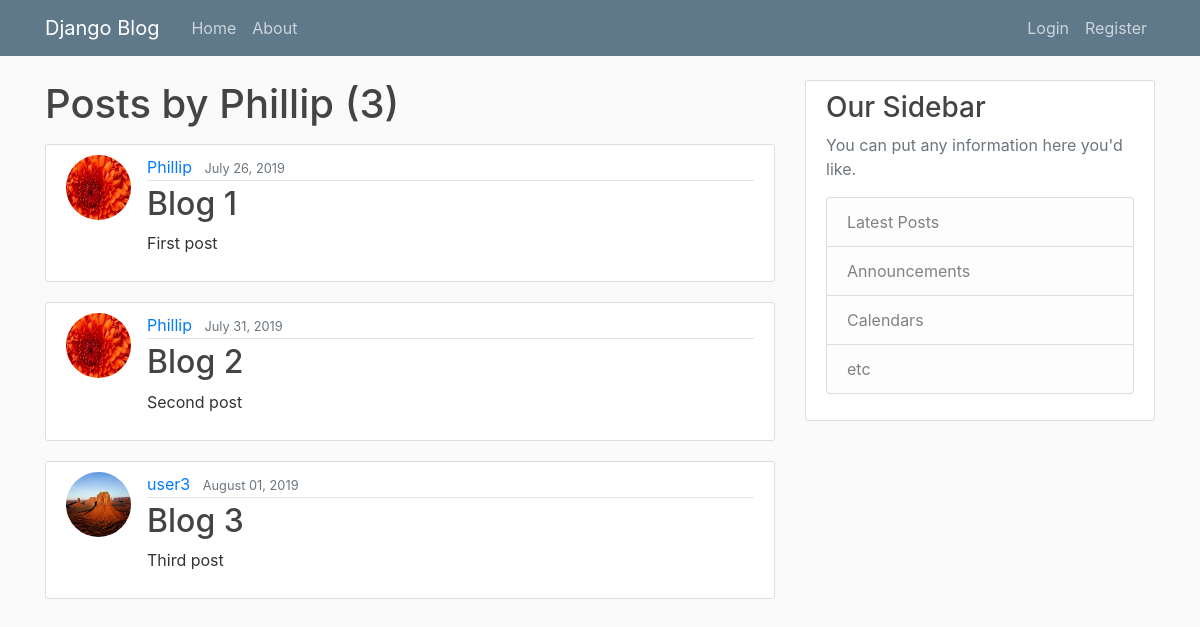
The page /user/Phillip on the database as committed earlier.
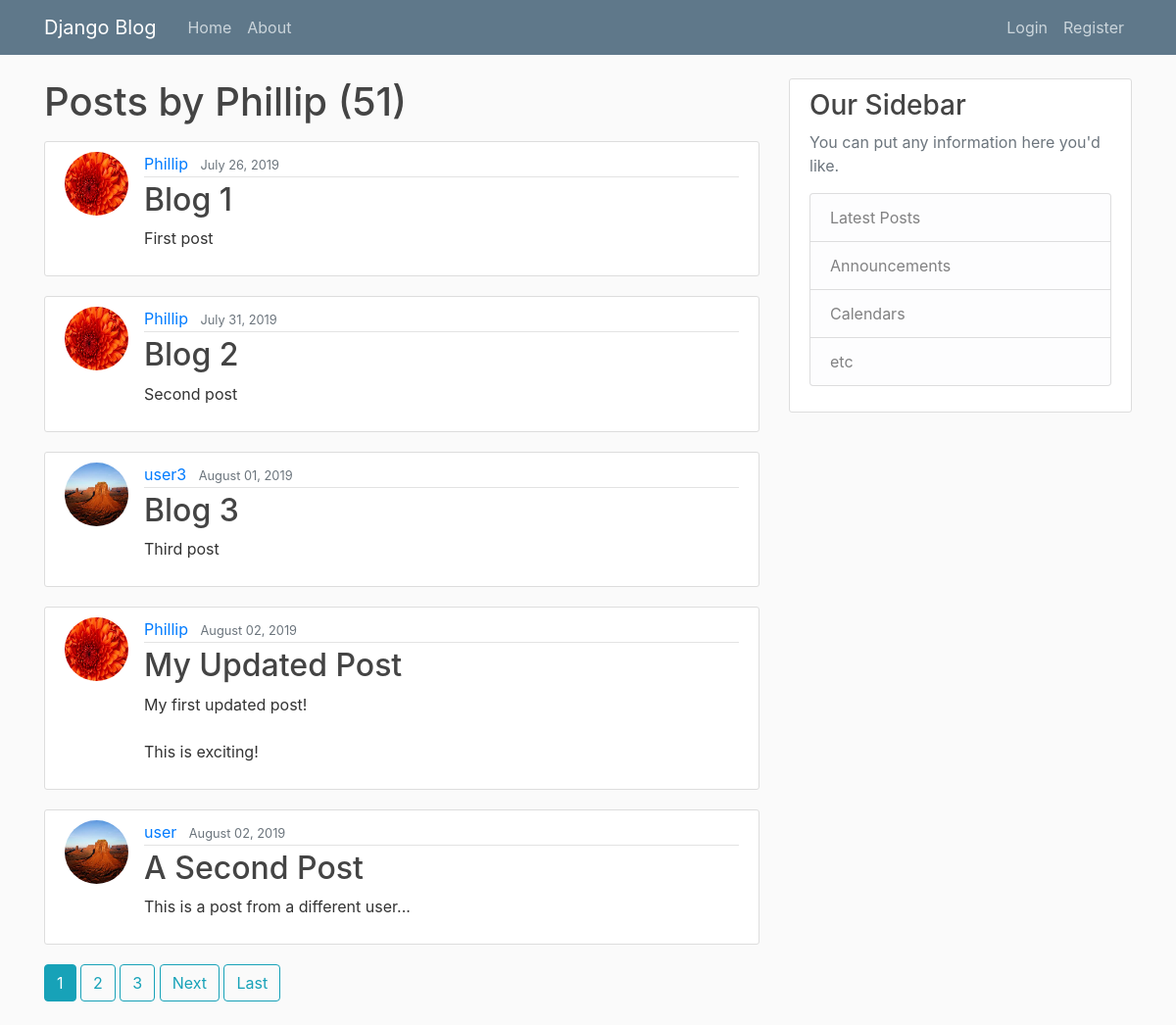
The same page on the database as committed later.
### blog/models.py (models this page shows, shortened)
class Post(models.Model):
	title = models.CharField(max_length=100)
	content = models.TextField()
	date_posted = models.DateTimeField(default=timezone.now)
	author = models.ForeignKey(User, on_delete=models.CASCADE, null=True)

### users/models.py (models this page shows, shortened)
class Profile(models.Model):
	user = models.OneToOneField(User, on_delete=models.CASCADE)
	image = models.ImageField(default='default.jpg', upload_to='profile_pics')

### blog/views.py (the view, shortened to what this page needs)
# urls.py: path('user/<str:username>', UserPostListView.as_view(), name='user-posts'),
class UserPostListView(ListView):
	model = Post
	template_name = 'blog/user_posts.html'
	context_object_name = 'posts'
	paginate_by = 5

### blog/templates/blog/user_posts.html (shortened to what this page needs)
{% extends 'blog/base.html' %}
{% block content %}
	<h1 class="mb-3">Posts by {{ view.kwargs.username }} ({{ page_obj.paginator.count }})</h1>
	{% for post in posts %}
		<article class="media content-section">
		  <img class="rounded-circle article-img" src="{{ post.author.profile.image.url }}">
		  <div class="media-body">
		    <div class="article-metadata">
		      <a class="mr-2" href="{% url 'user-posts' post.author.username %}">{{ post.author }}</a>
		      <small class="text-muted">{{ post.date_posted|date:"F d, Y" }}</small>
		    </div>
		    <h2><a class="article-title" href="{% url 'post-detail' post.id %}">{{ post.title }}</a></h2>
		    <p class="article-content">{{ post.content }}</p>
		  </div>
		</article>
	{% endfor %}
	{% if is_paginated %}
		{% for num in page_obj.paginator.page_range %}
			{% if page_obj.number == num %}
				<a class = "btn btn-info mb-4" href="?page={{ num }}">{{ num }}</a>
			{% elif num > page_obj.number|add:'-3' and num < page_obj.number|add:'3' %}
				<a class = "btn btn-outline-info mb-4" href="?page={{ num }}">{{ num }}</a>
			{%endif%}
		{% endfor%}
		{% if page_obj.has_next %}
			<a class = "btn btn-outline-info mb-4" href="?page={{ page_obj.next_page_number }}">Next</a>
			<a class = "btn btn-outline-info mb-4" href="?page={{ page_obj.paginator.num_pages }}">Last</a>
		{% endif %}
	{% endif %}
{% endblock content %}

### blog/templates/blog/base.html (shortened to what this page needs)
{% load static %}
<!DOCTYPE html>
<html>
<head>
    <link rel="stylesheet" href="https://maxcdn.bootstrapcdn.com/bootstrap/4.0.0/css/bootstrap.min.css">
    <link rel="stylesheet" type="text/css" href="{% static 'blog/main.css' %}">
</head>
<body>
	<header class="site-header">
	  <nav class="navbar navbar-expand-md navbar-dark bg-steel fixed-top">
	    <div class="container">
	      <a class="navbar-brand mr-4" href="/">Django Blog</a>
	      <div class="collapse navbar-collapse" id="navbarToggle">
	        <div class="navbar-nav mr-auto">
	          <a class="nav-item nav-link" href="{% url 'blog-home' %}">Home</a>
	          <a class="nav-item nav-link" href="{% url 'blog-about' %}">About</a>
	        </div>
	        <div class="navbar-nav">
	          {% if user.is_authenticated %}
		          <a class="nav-item nav-link" href="{% url 'post-create' %}">New Post</a>
		          <a class="nav-item nav-link" href="{% url 'profile' %}">Profile</a>
		          <a class="nav-item nav-link" href="{% url 'logout' %}">Logout</a>
	          {% else %}
		          <a class="nav-item nav-link" href="{% url 'login' %}">Login</a>
		          <a class="nav-item nav-link" href="{% url 'register' %}">Register</a>
		      {% endif %}
	        </div>
	      </div>
	    </div>
	  </nav>
	</header>
	<main role="main" class="container">
	  <div class="row">
	    <div class="col-md-8">
	    	{% block content %}{% endblock %}
	    </div>
	    <div class="col-md-4">
	      <div class="content-section">
	        <h3>Our Sidebar</h3>
	        <p class='text-muted'>You can put any information here you'd like.
	          <ul class="list-group">
	            <li class="list-group-item list-group-item-light">Latest Posts</li>
	            <li class="list-group-item list-group-item-light">Announcements</li>
	            <li class="list-group-item list-group-item-light">Calendars</li>
	            <li class="list-group-item list-group-item-light">etc</li>
	          </ul>
	        </p>
	      </div>
	    </div>
	  </div>
	</main>
</body>
</html>

### blog/static/blog/main.css (style rules this page uses)
body { background: #fafafa; color: #333333; margin-top: 5rem; }
h1, h2, h3, h4, h5, h6 { color: #444444; }
ul { margin: 0; }
.bg-steel { background-color: #5f788a; }
.site-header .navbar-nav .nav-link { color: #cbd5db; }
.content-section { background: #ffffff; padding: 10px 20px; border: 1px solid #dddddd; border-radius: 3px; margin-bottom: 20px; }
.article-title { color: #444444; }
.article-content { white-space: pre-line; }
.article-img { height: 65px; width: 65px; margin-right: 16px; }
.article-metadata { padding-bottom: 1px; margin-bottom: 4px; border-bottom: 1px solid #e3e3e3 }

Rows that differ between the two databases and show on the page:
added Post: author.profile.image (picture), author "Phillip", date_posted "August 02, 2019", title "My Updated Post", content "My first updated post! This is exciting!"
added Post: author.profile.image (placeholder picture), author "user", date_posted "August 02, 2019", title "A Second Post", content "This is a post from a different user..."
Other text that changed with them:
{{ page_obj.paginator.count }}: "3" → "51"
new list line: "1"
new list line: "2"
new list line: "3"
text now shown: "Next Last"
